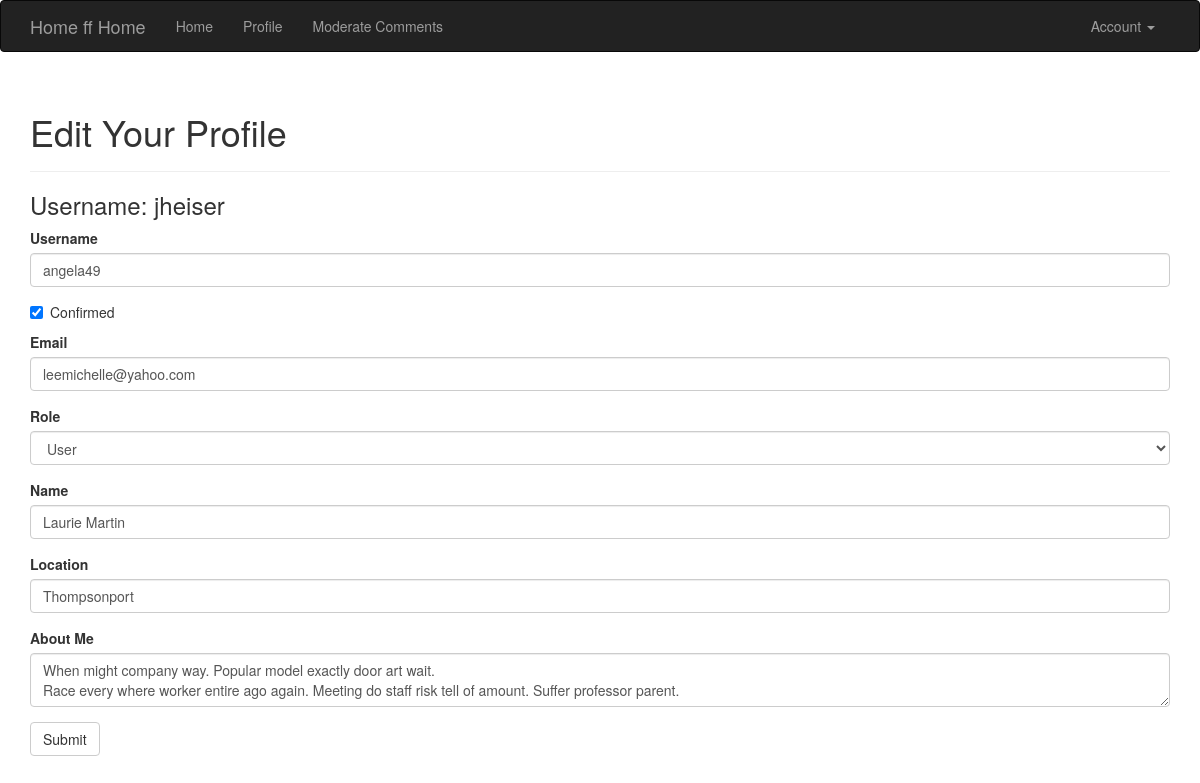
Screenshot of /edit_profile/3 (signed in) with the database file from the repository.
### app/models.py (models this page shows, shortened)
class User(UserMixin,db.Model):
    __tablename__ = 'users'
    id = db.Column(db.Integer, primary_key=True)
    email = db.Column(db.String(64), unique=True, index=True)
    username = db.Column(db.String(64), unique=True, index=True)
    name = db.Column(db.String(64))
    location = db.Column(db.String(64))
    about_me = db.Column(db.Text())
    member_since = db.Column(db.DateTime(),default = datetime.utcnow)
    last_seen = db.Column(db.DateTime(),default = datetime.utcnow)
    role_id = db.Column(db.Integer, db.ForeignKey('roles.id'))
    posts = db.relationship('Post', backref='author',lazy='dynamic')
    comments = db.relationship('Comment',backref='author',lazy='dynamic')
    confirmed = db.Column(db.Boolean,default=False)
    password_hash = db.Column(db.String(128))
    avatar_hash=db.Column(db.String(32))
    followed = db.relationship('Follow',
                                foreign_keys = [Follow.follower_id],
                                backref=db.backref('follower',lazy='joined'),
                                lazy='dynamic',
                                cascade='all, delete-orphan')
    followers = db.relationship('Follow',
                                foreign_keys = [Follow.followed_id],
                                backref=db.backref('followed',lazy='joined'),
                                lazy='dynamic',
                                cascade='all, delete-orphan')
    def can(self,perm):
        return self.role is not None and self.role.has_permission(perm)
    @property
    def password(self):
        raise AttributeError('(chuckles) HA, password cannot be read, you FOOL.')
    def ping(self):
        self.last_seen = datetime.utcnow()
        db.session.add(self)
        db.session.commit()

### app/main/views.py (the view, shortened to what this page needs)
@main.route('/edit_profile/<int:id>', methods=["GET","POST"])
@login_required
@admin_required
def edit_profile_admin(id):
    user = User.query.get_or_404(id)
    form = EditProfileAdminForm(user=user)
    form.name.data = user.name
    form.username.data = user.username
    form.email.data = user.email
    form.location.data = user.location
    form.about_me.data = user.about_me
    form.role.data = user.role_id
    form.confirmed.data = user.confirmed
    return render_template('edit_profile.html',form = form, user = user)

### app/main/forms.py (shortened to what this page needs)
class EditProfileAdminForm(FlaskForm):
    username = StringField('Username', validators=[
        DataRequired(), Length(1, 64),
        Regexp('^[A-Za-z][A-Za-z0-9_.]*$', 0,
            'Usernames must have start with a letter, and only '
            'contain letters, numbers, dots or underscores.')])
    confirmed = BooleanField('Confirmed')
    email = StringField('Email', validators=[DataRequired(),Email(),Length(1,64)])
    role = SelectField('Role',coerce=int)
    name = StringField("Name")
    location = StringField("Location")
    about_me = TextAreaField("About Me")
    submit = SubmitField("Submit")
    def __init__(self,user,*args,**kwargs):
        super(EditProfileAdminForm,self).__init__(*args,**kwargs)
        self.role.choices = [(role.id,role.name)
            for role in Role.query.order_by(Role.name).all()] #order_by does a-z
        self.user = user

### app/auth/views.py (called while the page is built)
@auth.before_app_request
def before_request():
    if current_user.is_authenticated:
        current_user.ping()
        if not current_user.confirmed and \
            request.endpoint and \
            request.blueprint != 'auth' and \
            request.endpoint != 'static':
            return redirect(url_for('auth.unconfirmed')) # send them to resend the email

### app/main/__init__.py (called while the page is built)
@main.app_context_processor
def inject_permissions():
    return dict(Permission=Permission)

### app/main/views.py (called while the page is built, shortened)
@main.after_app_request
def after_request(response):
    return response

### app/models.py (called while the page is built)
@login_manager.user_loader
def load_user(user_id):
    return User.query.get(int(user_id))

    def has_permission(self,perm):
        return self.permissions & perm == perm

### app/templates/edit_profile.html (shortened to what this page needs)
{% extends "base.html" %}
{% import "bootstrap/wtf.html" as wtf %}
{% block page_content %}
<div class="page-header">
    <h1>Edit Your Profile </h1>
</div>
    <h3>Username: {{current_user.username}}</h3>
{{ wtf.quick_form(form) }}
{% endblock %}

### app/templates/base.html (shortened to what this page needs)
{% extends "bootstrap/base.html" %}
{% block head %}
{{ super() }}
<link rel="stylesheet" type="text/css" href="{{ url_for('static', filename='styles.css') }}">
{% endblock %}
{% block navbar %}
<div class="navbar navbar-inverse" role="navigation">
    <div class="container">
        <div class="navbar-header">
            <a class="navbar-brand" href="/">Home ff Home</a>
        </div>
        <div class="navbar-collapse collapse">
            <ul class="nav navbar-nav">
                <li><a href="/">Home</a></li>
                {% if current_user.is_authenticated %}
                <li>
                  <a href="{{url_for('main.user',username=current_user.username)}}">
                    Profile
                  </a>
                </li>
                {% endif %}
                {% if current_user.can(Permission.MODERATE) %}
                <li>
                  <a href="{{url_for('main.moderate')}}">Moderate Comments</a>
                </li>
                {% endif %}
            </ul>
            <ul class="nav navbar-nav navbar-right">
              {% if current_user.is_authenticated %}
                <li class="dropdown">
                    <a href="#" class="dropdown-toggle" data-toggle="dropdown">Account <b class="caret"></b></a>
                </li>
              {% else %}
                <li><a href="{{ url_for('auth.login') }}">Log In</a></li>
              {% endif %}
            </ul>
        </div>
    </div>
</div>
{% endblock %}
{% block content %}
<div class="container">
    {% block page_content %}{% endblock %}
</div>
{% endblock %}

### rows the page displays
User: username "jheiser"
User: username "angela49", confirmed "☑", email "leemichelle@yahoo.com", role "User", name "Laurie Martin", location "Thompsonport", about_me "When might company way. Popular model exactly door art wait. Race every where worker entire ago again. Meeting do staff risk tell of amount. Suffer professor parent."
